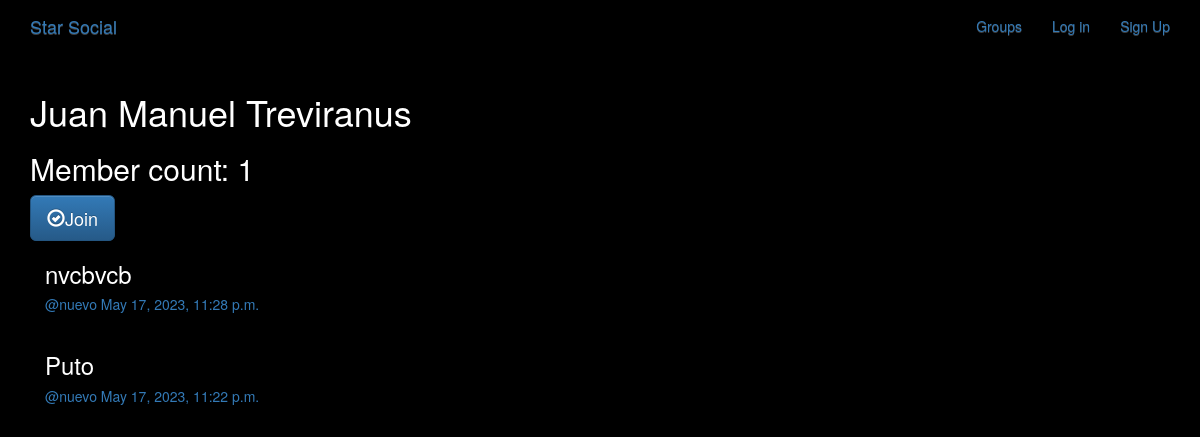
/groups/posts/in/juan-manuel-treviranus/, run on an earlier commit of the app's database.
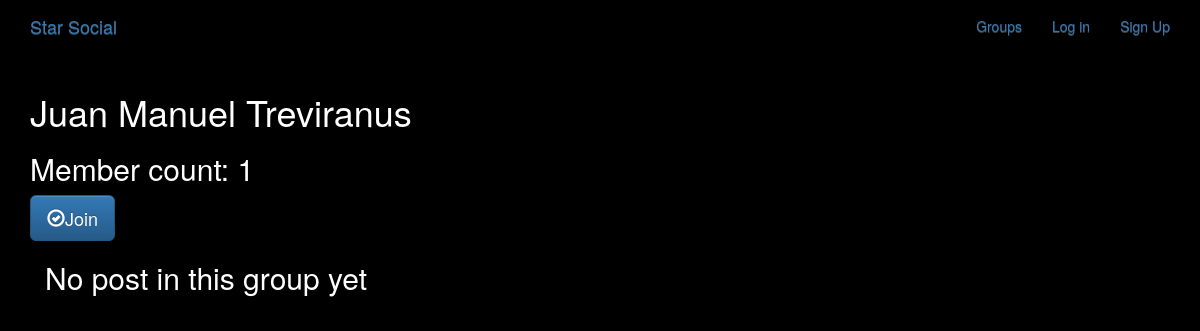
And on a later commit of the database.
### posts/models.py (models this page shows, shortened)
class Post(models.Model):
    user = models.ForeignKey(User, related_name='posts', on_delete=models.CASCADE)
    created_at = models.DateTimeField(auto_now=True)
    message = models.TextField()
    message_html = models.TextField(editable=False)
    group = models.ForeignKey(Group, related_name='posts', null=True, blank=True, on_delete=models.CASCADE)
    class Meta:
        ordering = ['-created_at']
        unique_together = ['user', 'message']

### groups/views.py (the view)
# urls.py: path('posts/in/<slug:slug>/', views.SingleGroup.as_view(), name='single'),
class SingleGroup(generic.DetailView):
    model = Group

### groups/templates/groups/group_detail.html
{% extends 'groups/group_base.html' %}
{% block pregroup %}
    <h1>{{ group.name }}</h1>
    <h2>Member count: {{ group.members.count }}</h2>
    <div class="content">
        {% if user in group.members.all %}
            <a class="btn btn-lg btn-fill btn-warning" href={% url 'groups:leave' slug=group.slug %}><span class="glyphicon glyphicon-remove-circle"></span>Leave</a>
        {% else %}
            <a class="btn btn-lg btn-fill btn-primary" href={% url 'groups:join' slug=group.slug %}><span class="glyphicon glyphicon-ok-circle"></span>Join</a>
        {% endif %}
    </div>
{% endblock %}
{% block group_content %}
    <div class="col-md-8">
    {% if group.posts.count == 0 %}
        <h2>No post in this group yet</h2>
    {% else %}
        {% for post in group.posts.all %}
            {% include 'posts/_post.html' %}
        {% endfor %}
    {% endif %}
    </div>
{% endblock %}

### posts/templates/posts/_post.html (shortened to what this page needs)
    <div class="post media">
        <h3>{{ post.message_html|safe }}</h3>
        <div class="media-body">
            <h5 class="media-heading">
    <span class="username">
    <a href={% url 'posts:for_user' username=post.user.username %}>@{{ post.user.username }}</a>
    </span>
                <time class="time">
                    <a href={% url 'posts:single' username=post.user.username pk=post.pk %}>{{ post.created_at }}</a>
                </time>
            </h5>
        </div>
    </div>

What changed in the data, as far as the page shows it:
removed Post: message_html "nvcbvcb", user.username "nuevo", created_at "May 17, 2023, 11:28 p.m."
removed Post: message_html "Puto", user.username "nuevo", created_at "May 17, 2023, 11:22 p.m."
Also different on the page:
text now shown: "No post in this group yet"
